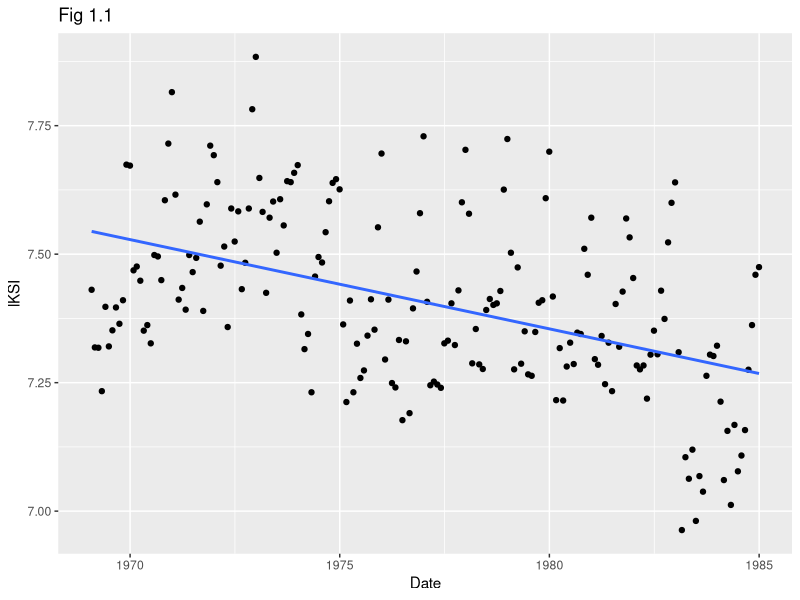
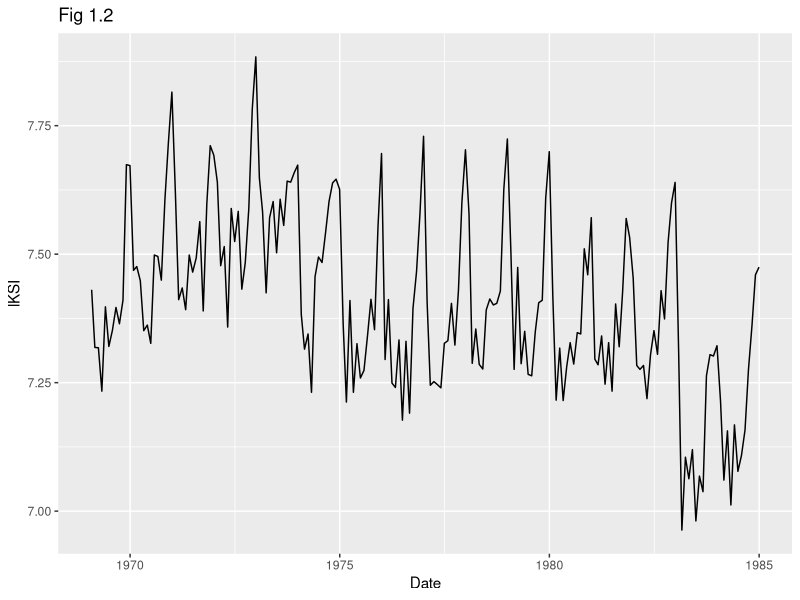
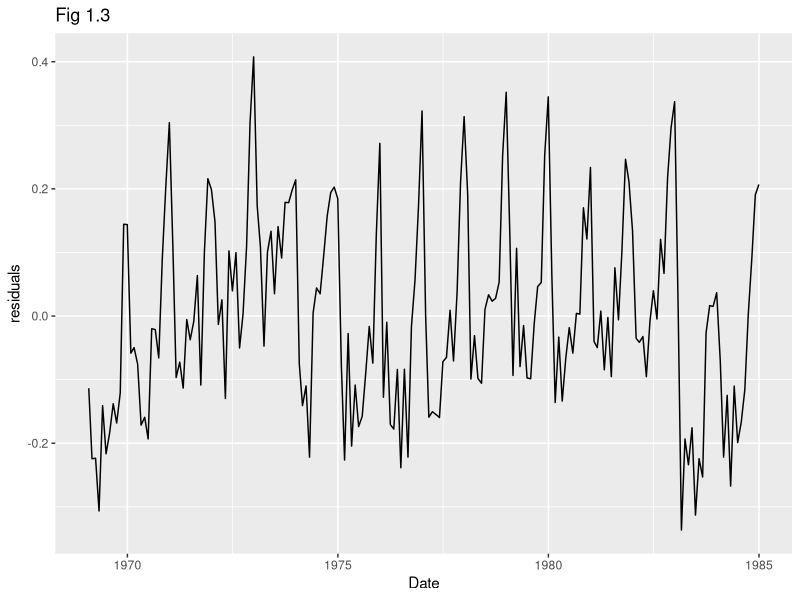
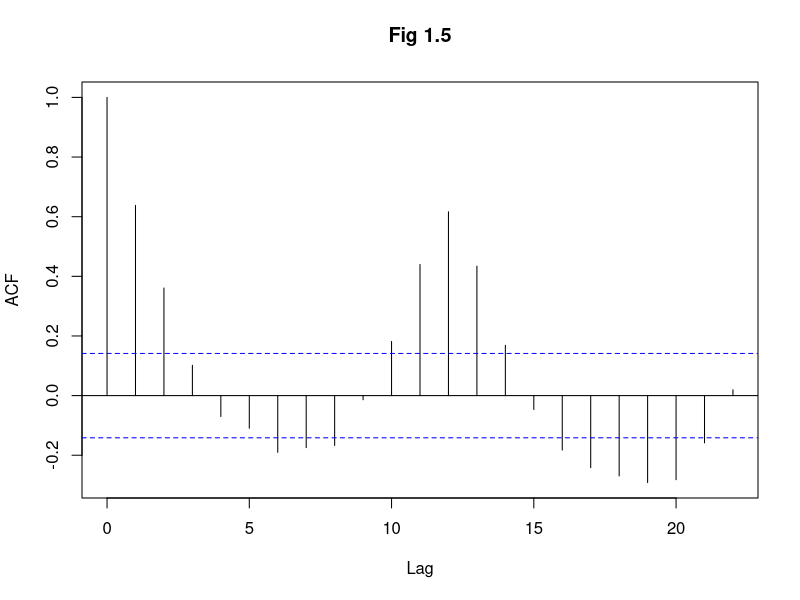

These charts were generated, in order, by the following R code:
library(tidyverse)
library(lubridate)

d <- read_csv("./data/UKdriversKSI.txt") %>% 
  mutate(lKSI = log(KSI),
         Date = ymd("1969-01-31") %m+% months(0:191))

d %>%
  ggplot(aes(Date,lKSI)) + 
  geom_point() +
  geom_smooth(method = 'lm', se = FALSE) +
  labs(title = "Fig 1.1")

d %>% 
  ggplot(aes(Date,lKSI)) + 
  geom_line() +
  labs(title = 'Fig 1.2')

m1 <- lm(lKSI ~ Date, data =d)

d %>% 
  mutate(residuals = residuals(m1)) %>%
  ggplot(aes(Date, residuals)) +
  geom_line() +
  labs(title = 'Fig 1.3')

acf(residuals(m1), main = "Fig 1.5")


